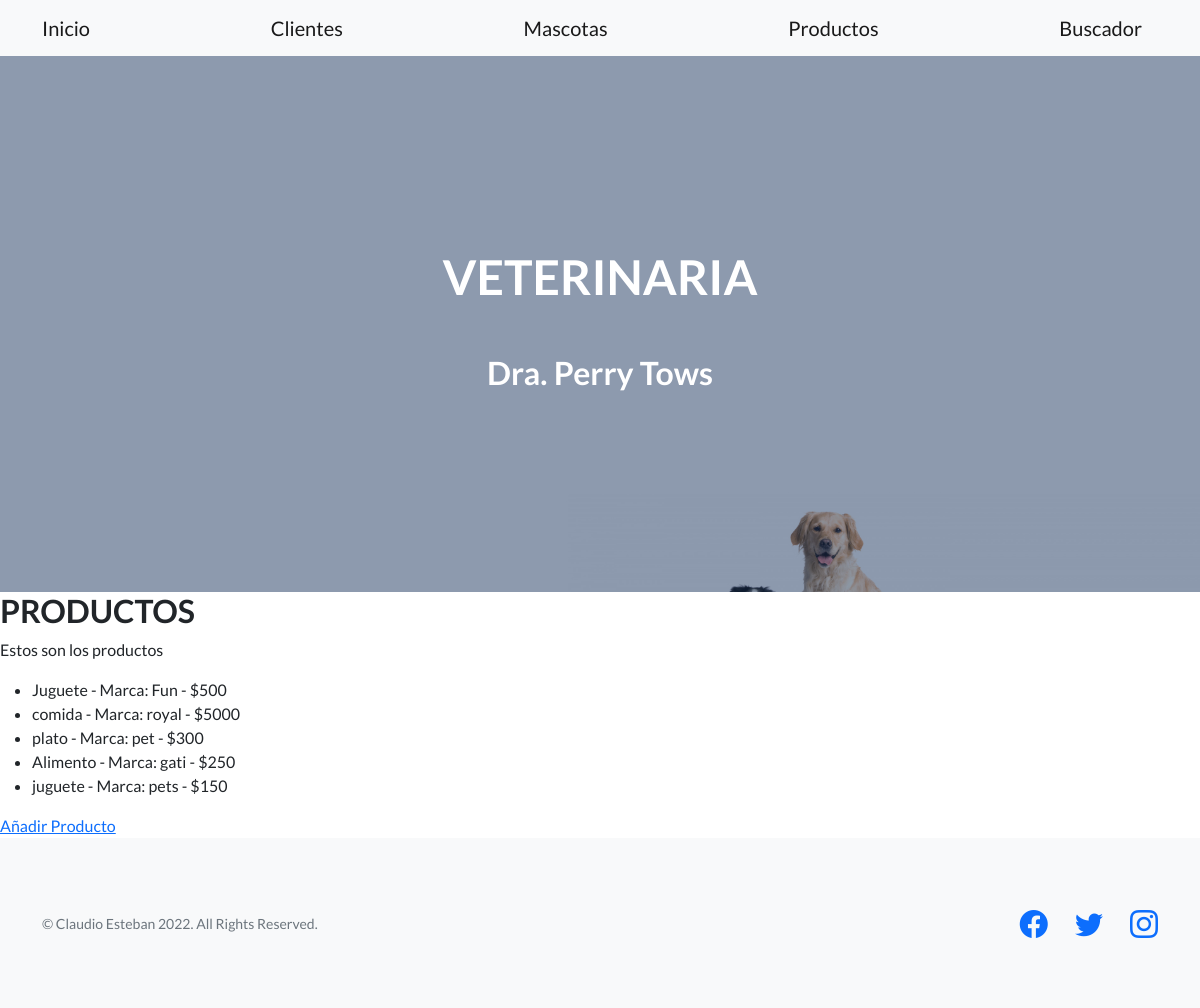
The page /appvet/productos/ on the database as committed earlier.
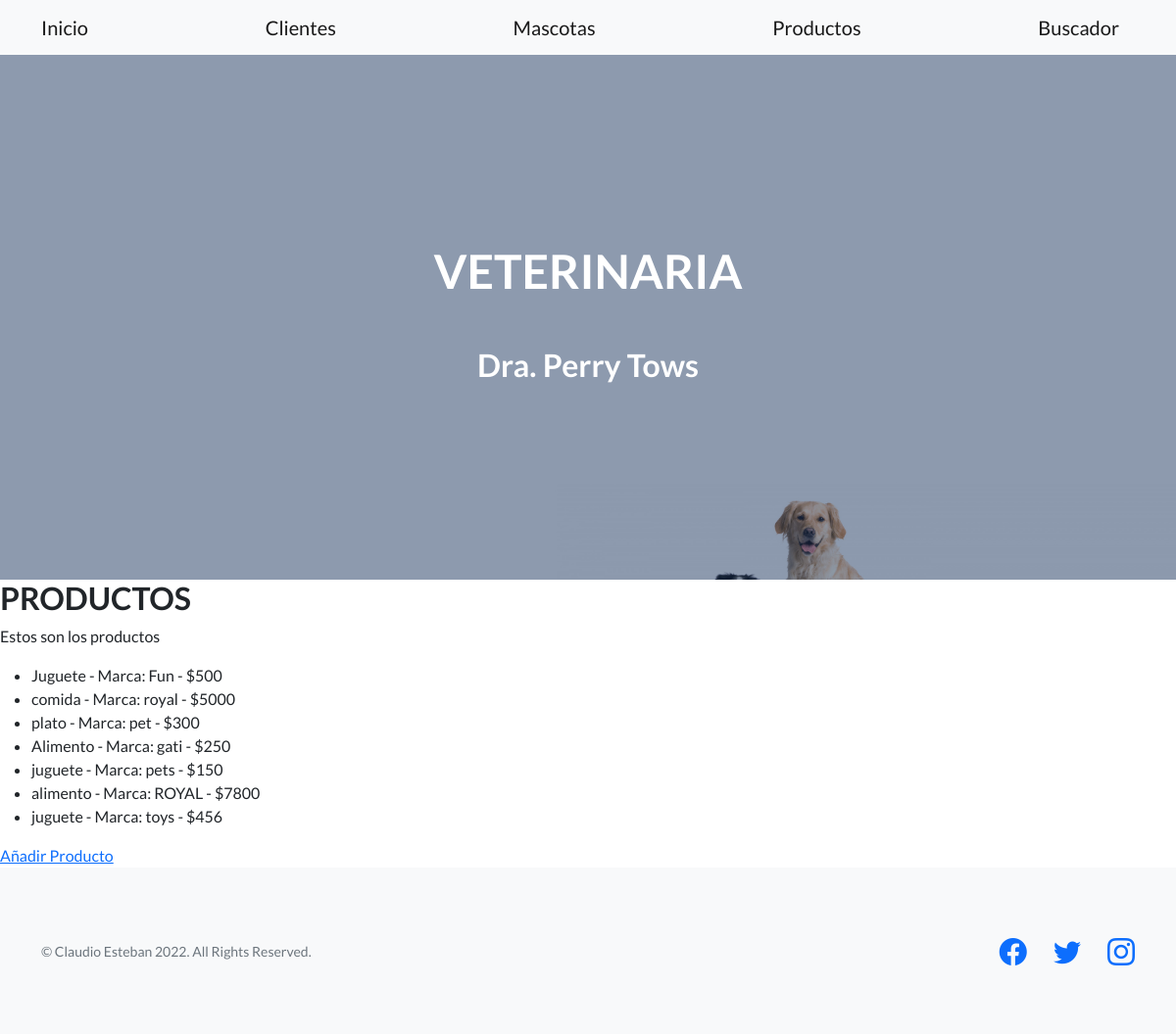
The same page on the database as committed later.
### appvet/models.py (models this page shows)
class Producto(models.Model):
    tipo = models.CharField(max_length=20)
    marca = models.CharField(max_length=20)
    precio = models.IntegerField()

### appvet/views.py (the view)
# urls.py: path('productos/', vista_productos, name="vet-productos"),
def vista_productos(request):
    productos = Producto.objects.all()
    return render(request, "appvet/productos.html", {"producto":productos})

### appvet/templates/appvet/productos.html
{% extends 'appvet/base.html' %}
{% load static %}
{% block Contenido%}
    <h2> PRODUCTOS </h2>
    <p> Estos son los productos </p>
<form>
    <ul>
        {% for p in producto %}
            <li>{{p.tipo}} - Marca: {{p.marca}} - ${{p.precio}}</li>
        {% endfor %}
    </ul>
</form>
<a href="{% url 'vet-crear-producto' %}">Añadir Producto</a>
{% endblock %}

Rows that differ between the two databases and show on the page:
added Producto: tipo "alimento", marca "ROYAL", precio "7800"
added Producto: tipo "juguete", marca "toys", precio "456"
